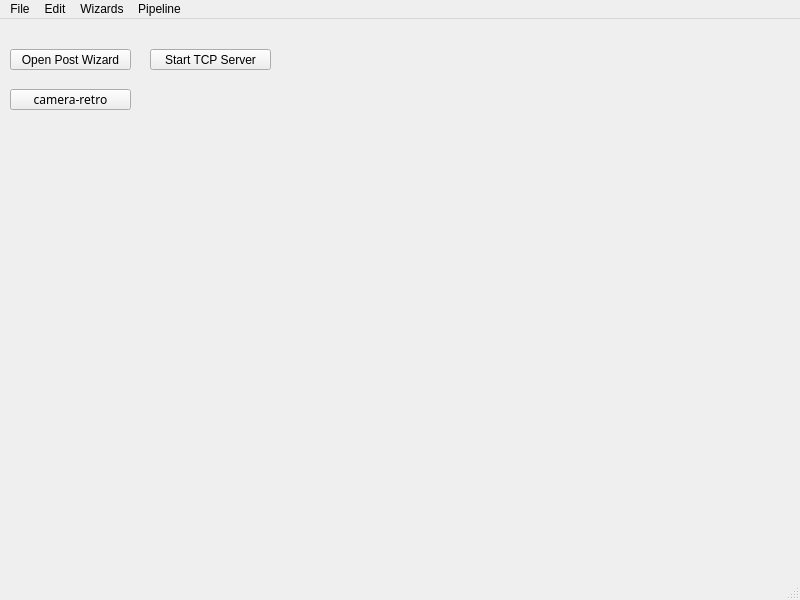
<?xml version="1.0" encoding="UTF-8"?>
<ui version="4.0">
 <class>MainWindow</class>
 <widget class="QMainWindow" name="MainWindow">
  <property name="geometry">
   <rect>
    <x>0</x>
    <y>0</y>
    <width>800</width>
    <height>600</height>
   </rect>
  </property>
  <property name="windowTitle">
   <string>MainWindow</string>
  </property>
  <widget class="QWidget" name="centralwidget">
   <widget class="QPushButton" name="pushButton">
    <property name="geometry">
     <rect>
      <x>10</x>
      <y>30</y>
      <width>121</width>
      <height>21</height>
     </rect>
    </property>
    <property name="text">
     <string>Open Post Wizard</string>
    </property>
   </widget>
   <widget class="QPushButton" name="pushButton_2">
    <property name="geometry">
     <rect>
      <x>150</x>
      <y>30</y>
      <width>121</width>
      <height>21</height>
     </rect>
    </property>
    <property name="text">
     <string>Start TCP Server</string>
    </property>
   </widget>
   <widget class="QPushButton" name="pushButton_3">
    <property name="geometry">
     <rect>
      <x>10</x>
      <y>70</y>
      <width>121</width>
      <height>21</height>
     </rect>
    </property>
    <property name="font">
     <font>
      <family>Font Awesome 5 Free Solid</family>
     </font>
    </property>
    <property name="text">
     <string>camera-retro</string>
    </property>
   </widget>
  </widget>
  <widget class="QMenuBar" name="menubar">
   <property name="geometry">
    <rect>
     <x>0</x>
     <y>0</y>
     <width>800</width>
     <height>20</height>
    </rect>
   </property>
   <widget class="QMenu" name="menuFile">
    <property name="title">
     <string>File</string>
    </property>
   </widget>
   <widget class="QMenu" name="menuEdit">
    <property name="title">
     <string>Edit</string>
    </property>
    <widget class="QMenu" name="menuDialogs">
     <property name="title">
      <string>Dialogs</string>
     </property>
     <addaction name="actionUsers_List"/>
    </widget>
    <widget class="QMenu" name="menuPreferences">
     <property name="title">
      <string>Preferences</string>
     </property>
     <addaction name="actionGeneral"/>
    </widget>
    <addaction name="menuDialogs"/>
    <addaction name="actionRefresh"/>
    <addaction name="menuPreferences"/>
   </widget>
   <widget class="QMenu" name="menuWizards">
    <property name="title">
     <string>Wizards</string>
    </property>
    <addaction name="actionPost_Production"/>
   </widget>
   <widget class="QMenu" name="menuPipeline">
    <property name="title">
     <string>Pipeline</string>
    </property>
    <widget class="QMenu" name="menuNetworking">
     <property name="title">
      <string>Networking</string>
     </property>
     <widget class="QMenu" name="menuServer">
      <property name="title">
       <string>Server</string>
      </property>
      <addaction name="actionStart_TCP_Server"/>
     </widget>
     <addaction name="menuServer"/>
    </widget>
    <addaction name="menuNetworking"/>
   </widget>
   <addaction name="menuFile"/>
   <addaction name="menuEdit"/>
   <addaction name="menuWizards"/>
   <addaction name="menuPipeline"/>
  </widget>
  <widget class="QStatusBar" name="statusbar"/>
  <action name="actionPost_Production">
   <property name="text">
    <string>Post Production</string>
   </property>
  </action>
  <action name="actionUsers_List">
   <property name="text">
    <string>Users List</string>
   </property>
  </action>
  <action name="actionRefresh">
   <property name="text">
    <string>Refresh</string>
   </property>
  </action>
  <action name="actionGeneral">
   <property name="text">
    <string>General</string>
   </property>
  </action>
  <action name="actionStart_TCP_Server">
   <property name="text">
    <string>Start TCP Server</string>
   </property>
  </action>
 </widget>
 <resources/>
 <connections/>
</ui>
